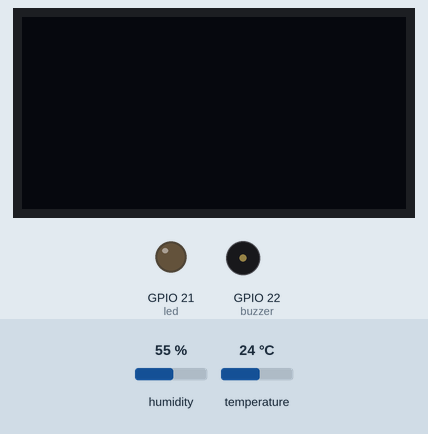
Simulated run of this sketch. Board: ESP32. Shown: 128×64 one-colour display, output pins drawn as LEDs (lit = HIGH), buzzer (waves = sounding, pin HIGH). The test bench sets the inputs (shaded band); at power-on: temperature 24 °C, humidity 55 %. WiFi joins after 1.5 s; servers stay silent unless stated; what the sketch prints to the serial monitor is not drawn.

Above: at 5.2 s.
5.3 s: temperature set to 24.6 °C
At 15.2 s:
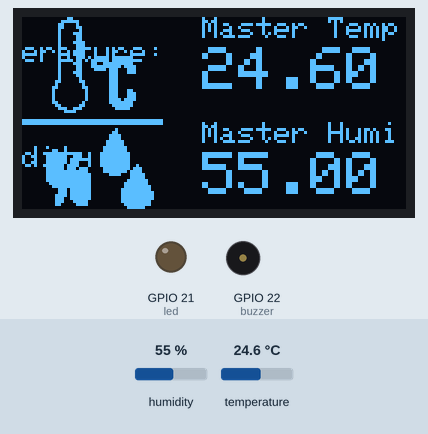
15.5 s: temperature set to 25.9 °C
At 25.2 s:
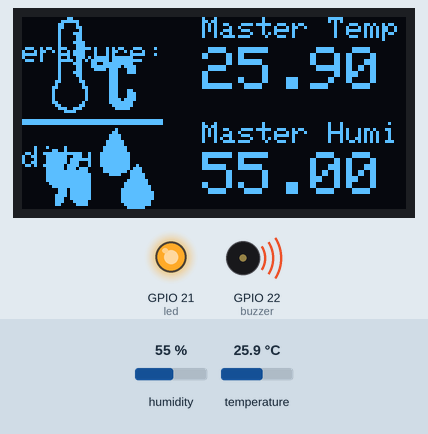
25.5 s: humidity set to 22 %
At 34.4 s:
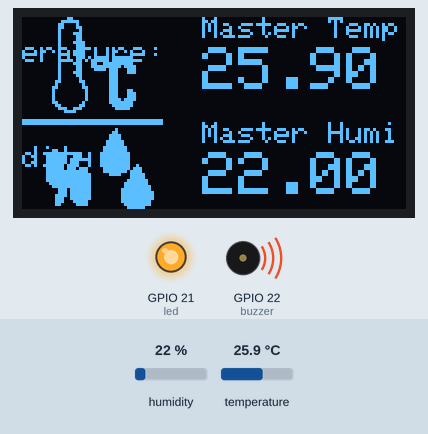
37.0 s: humidity set to 40 %
At 44.5 s:
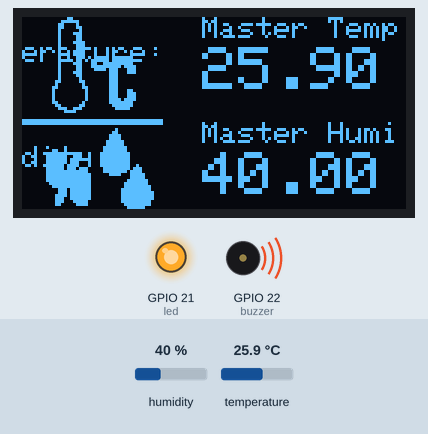
Timing chart, 0 to 46.0 s (numbered marks = the images above; inputs shaded):
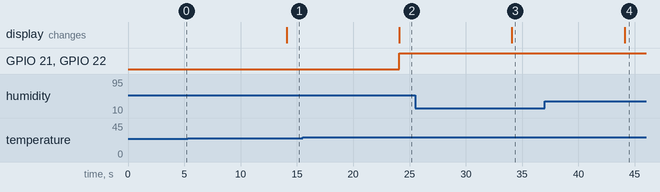

The sketch:

Ricovi_ESP32_Temperature_Humidity_MasterReceiver.ino
```cpp
/*
--------------------------------------------------------------------------------Ricovi---------------------------------------------------------------------------------------------------------

                                                                ESP32 Temperature & Humidity Master Receiver Module
-----------------------------------------------------------------------------------------------------------------------------------------------------------------------------------------------
*/

#include <esp_now.h>
#include <WiFi.h>
#include <ESPAsyncWebServer.h>
#include <Arduino_JSON.h>
#include <Adafruit_Sensor.h>
#include <DHT.h>

// ----OLED----
#include <Adafruit_GFX.h>
#include <Adafruit_SSD1306.h>

// Set your Board ID (ESP32 Sender #1 = BOARD_ID 1, ESP32 Sender #2 = BOARD_ID 2, etc)
#define BOARD_ID 0


// ---Buzzer & Led
int led = 21;
int buzzer = 22;

// Digital pin connected to the DHT sensor
#define DHTPIN 4

// ----OLED----
#define SCREEN_WIDTH 128 // OLED display width, in pixels
#define SCREEN_HEIGHT 64 // OLED display height, in pixels

#define OLED_RESET -1
Adafruit_SSD1306 display(OLED_RESET);

// Uncomment the type of sensor in use:
//#define DHTTYPE    DHT11     // DHT 11
#define DHTTYPE    DHT22     // DHT 22 (AM2302)
//#define DHTTYPE    DHT21     // DHT 21 (AM2301)

DHT dht(DHTPIN, DHTTYPE);

// Replace with your network credentials (STATION)
const char* ssid = "REPLACE_WITH_YOUR_SSID";
const char* password = "REPLACE_WITH_YOUR_PASSWORD";

// Structure example to receive data
// Must match the sender structure
typedef struct struct_message {
  int id;
  float temp;
  float hum;
  unsigned int readingId;
} struct_message;

//Create a struct_message called myData
struct_message myData;

struct_message incomingReadings;


unsigned long previousMillis = 0;   // Stores last time temperature was published
const long interval = 10000;        // Interval at which to publish sensor readings

unsigned int readingId = 0;

float readDHTTemperature() {
  // Sensor readings may also be up to 2 seconds 'old' (its a very slow sensor)
  // Read temperature as Celsius (the default)
  float t = dht.readTemperature();
  // Read temperature as Fahrenheit (isFahrenheit = true)
  //float t = dht.readTemperature(true);
  // Check if any reads failed and exit early (to try again).
  if (isnan(t)) {
    Serial.println("Failed to read from DHT sensor!");
    return 0;
  }
  else {
    Serial.println(t);
    return t;
  }
}

float readDHTHumidity() {
  // Sensor readings may also be up to 2 seconds 'old' (its a very slow sensor)
  float h = dht.readHumidity();
  if (isnan(h)) {
    Serial.println("Failed to read from DHT sensor!");
    return 0;
  }
  else {
    Serial.println(h);
    return h;
  }
}

JSONVar board;

AsyncWebServer server(80);
AsyncEventSource events("/events");


void MyData(int id0, float temp0, float hum0, int readingId0)
{
  board["id0"] = id0;
  board["temperature0"] = temp0;
  board["humidity0"] = hum0;
  board["readingId0"] = String(readingId0);

  String jsonString = JSON.stringify(board);
  events.send(jsonString.c_str(), "new_readings", millis());

  Serial.printf("Board ID: %d \n", id0);
  Serial.printf("t value: %4.2f \n", temp0);
  Serial.printf("h value: %4.2f \n", hum0);
  Serial.printf("readingID value: %d \n", readingId0);
  Serial.println();
}


// callback function that will be executed when data is received
void OnDataRecv(const uint8_t * mac_addr, const uint8_t *incomingData, int len) {
  // Copies the sender mac address to a string
  char macStr[18];
  Serial.print("Packet received from: ");
  snprintf(macStr, sizeof(macStr), "%02x:%02x:%02x:%02x:%02x:%02x",
           mac_addr[0], mac_addr[1], mac_addr[2], mac_addr[3], mac_addr[4], mac_addr[5]);
  Serial.println(macStr);
  memcpy(&incomingReadings, incomingData, sizeof(incomingReadings));

  board["id"] = incomingReadings.id;
  board["temperature"] = incomingReadings.temp;
  board["humidity"] = incomingReadings.hum;
  board["readingId"] = String(incomingReadings.readingId);


  String jsonString = JSON.stringify(board);
  events.send(jsonString.c_str(), "new_readings", millis());

  Serial.printf("Board ID %u: %u bytes\n", incomingReadings.id, len);
  Serial.printf("t value: %4.2f \n", incomingReadings.temp);
  Serial.printf("h value: %4.2f \n", incomingReadings.hum);
  Serial.printf("readingID value: %d \n", incomingReadings.readingId);
  Serial.println();
}

const char index_html[] PROGMEM = R"rawliteral(
<!DOCTYPE HTML><html>
<head>
  <title>TEMPERATURE & HUMIDITY DASHBOARD</title>
  <meta name="viewport" content="width=device-width, initial-scale=1">
  <link rel="stylesheet" href="https://use.fontawesome.com/releases/v5.7.2/css/all.css" integrity="sha384-fnmOCqbTlWIlj8LyTjo7mOUStjsKC4pOpQbqyi7RrhN7udi9RwhKkMHpvLbHG9Sr" crossorigin="anonymous">
  <link rel="icon" href="data:,">
  <style>
    html {font-family: Arial; display: inline-block; text-align: center;}
    p {  font-size: 1.2rem;}
    body {  margin: 0;}
    .topnav { overflow: hidden; background-color: #2f4468; color: white; font-size: 1.7rem; }
    .content { padding: 20px; }
    .card { background-color: white; box-shadow: 2px 2px 12px 1px rgba(140,140,140,.5); }
    .cards { max-width: 700px; margin: 0 auto; display: grid; grid-gap: 2rem; grid-template-columns: repeat(auto-fit, minmax(300px, 1fr)); }
    .reading { font-size: 2.8rem; }
    .packet { color: #bebebe; }
    .card.temperature { color: #fd7e14; }
    .card.humidity { color: #1b78e2; }
  </style>
</head>
<body>
  <div class="topnav">
    <h3>ESP-NOW DASHBOARD</h3>
  </div>
  <div class="content">
    <div class="cards">
       <div class="card temperature">
        <h4><i class="fas fa-thermometer-half"></i>MASTER BOARD - TEMPERATURE</h4><p><span class="reading"><span id="t0"></span> &deg;C</span></p><p class="packet">Reading ID: <span id="rt0"></span></p>
      </div>
      <div class="card humidity">
        <h4><i class="fas fa-tint"></i> MASTER BOARD - HUMIDITY</h4><p><span class="reading"><span id="h0"></span> &percnt;</span></p><p class="packet">Reading ID: <span id="rh0"></span></p>
      </div>
      <div class="card temperature">
        <h4><i class="fas fa-thermometer-half"></i> BOARD #1 - TEMPERATURE</h4><p><span class="reading"><span id="t1"></span> &deg;C</span></p><p class="packet">Reading ID: <span id="rt1"></span></p>
      </div>
      <div class="card humidity">
        <h4><i class="fas fa-tint"></i> BOARD #1 - HUMIDITY</h4><p><span class="reading"><span id="h1"></span> &percnt;</span></p><p class="packet">Reading ID: <span id="rh1"></span></p>
      </div>
      <div class="card temperature">
        <h4><i class="fas fa-thermometer-half"></i> BOARD #2 - TEMPERATURE</h4><p><span class="reading"><span id="t2"></span> &deg;C</span></p><p class="packet">Reading ID: <span id="rt2"></span></p>
      </div>
      <div class="card humidity">
        <h4><i class="fas fa-tint"></i> BOARD #2 - HUMIDITY</h4><p><span class="reading"><span id="h2"></span> &percnt;</span></p><p class="packet">Reading ID: <span id="rh2"></span></p>
      </div>
      <div class="card temperature">
        <h4><i class="fas fa-thermometer-half"></i> BOARD #3 - TEMPERATURE</h4><p><span class="reading"><span id="t3"></span> &deg;C</span></p><p class="packet">Reading ID: <span id="rt3"></span></p>
      </div>
      <div class="card humidity">
        <h4><i class="fas fa-tint"></i> BOARD #3 - HUMIDITY</h4><p><span class="reading"><span id="h3"></span> &percnt;</span></p><p class="packet">Reading ID: <span id="rh3"></span></p>
      </div>
    </div>
  </div>
<script>
if (!!window.EventSource) {
 var source = new EventSource('/events');

 source.addEventListener('open', function(e) {
  console.log("Events Connected");
 }, false);
 source.addEventListener('error', function(e) {
  if (e.target.readyState != EventSource.OPEN) {
    console.log("Events Disconnected");
  }
 }, false);

 source.addEventListener('message', function(e) {
  console.log("message", e.data);
 }, false);

 source.addEventListener('new_readings', function(e) {
  console.log("new_readings", e.data);
  var obj = JSON.parse(e.data);
  document.getElementById("t"+obj.id0).innerHTML = obj.temperature0.toFixed(2);
  document.getElementById("h"+obj.id0).innerHTML = obj.humidity0.toFixed(2);
  document.getElementById("rt"+obj.id0).innerHTML = obj.readingId0;
  document.getElementById("rh"+obj.id0).innerHTML = obj.readingId0;
  document.getElementById("t"+obj.id).innerHTML = obj.temperature.toFixed(2);
  document.getElementById("h"+obj.id).innerHTML = obj.humidity.toFixed(2);
  document.getElementById("rt"+obj.id).innerHTML = obj.readingId;
  document.getElementById("rh"+obj.id).innerHTML = obj.readingId;
 }, false);
}
</script>
</body>
</html>)rawliteral";


// 'Blog_Parrot-Neonate-Care_Temp-and-humidity', 128x64px
const unsigned char myBitmap [] PROGMEM = {
  0x00, 0x01, 0x80, 0x00, 0x00, 0x00, 0x00, 0x00, 0x00, 0x00, 0x00, 0x00, 0x00, 0x00, 0x00, 0x00,
  0x00, 0x07, 0xe0, 0x00, 0x00, 0x00, 0x00, 0x00, 0x00, 0x00, 0x00, 0x00, 0x00, 0x00, 0x00, 0x00,
  0x00, 0x0c, 0x20, 0x00, 0x00, 0x00, 0x00, 0x00, 0x00, 0x00, 0x00, 0x00, 0x00, 0x00, 0x00, 0x00,
  0x00, 0x0c, 0x30, 0x00, 0x00, 0x00, 0x00, 0x00, 0x00, 0x00, 0x00, 0x00, 0x00, 0x00, 0x00, 0x00,
  0x00, 0x08, 0x10, 0x00, 0x00, 0x00, 0x00, 0x00, 0x00, 0x00, 0x00, 0x00, 0x00, 0x00, 0x00, 0x00,
  0x00, 0x08, 0x70, 0x00, 0x00, 0x00, 0x00, 0x00, 0x00, 0x00, 0x00, 0x00, 0x00, 0x00, 0x00, 0x00,
  0x00, 0x08, 0x30, 0x00, 0x00, 0x00, 0x00, 0x00, 0x00, 0x00, 0x00, 0x00, 0x00, 0x00, 0x00, 0x00,
  0x00, 0x08, 0x30, 0x00, 0x00, 0x00, 0x00, 0x00, 0x00, 0x00, 0x00, 0x00, 0x00, 0x00, 0x00, 0x00,
  0x00, 0x08, 0x70, 0x00, 0x00, 0x00, 0x00, 0x00, 0x00, 0x00, 0x00, 0x00, 0x00, 0x00, 0x00, 0x00,
  0x00, 0x08, 0x30, 0x00, 0x00, 0x00, 0x00, 0x00, 0x00, 0x00, 0x00, 0x00, 0x00, 0x00, 0x00, 0x00,
  0x00, 0x08, 0x30, 0x00, 0x00, 0x00, 0x00, 0x00, 0x00, 0x00, 0x00, 0x00, 0x00, 0x00, 0x00, 0x00,
  0x00, 0x08, 0x70, 0x00, 0x00, 0x00, 0x00, 0x00, 0x00, 0x00, 0x00, 0x00, 0x00, 0x00, 0x00, 0x00,
  0x00, 0x08, 0x70, 0x00, 0x00, 0x00, 0x00, 0x00, 0x00, 0x00, 0x00, 0x00, 0x00, 0x00, 0x00, 0x00,
  0x00, 0x08, 0x30, 0xe1, 0xf0, 0x00, 0x00, 0x00, 0x00, 0x00, 0x00, 0x00, 0x00, 0x00, 0x00, 0x00,
  0x00, 0x08, 0x31, 0xf3, 0xf8, 0x00, 0x00, 0x00, 0x00, 0x00, 0x00, 0x00, 0x00, 0x00, 0x00, 0x00,
  0x00, 0x08, 0x71, 0x9f, 0xf8, 0x00, 0x00, 0x00, 0x00, 0x00, 0x00, 0x00, 0x00, 0x00, 0x00, 0x00,
  0x00, 0x08, 0x31, 0xff, 0xbc, 0x00, 0x00, 0x00, 0x00, 0x00, 0x00, 0x00, 0x00, 0x00, 0x00, 0x00,
  0x00, 0x08, 0x30, 0xf7, 0x1c, 0x00, 0x00, 0x00, 0x00, 0x00, 0x00, 0x00, 0x00, 0x00, 0x00, 0x00,
  0x00, 0x08, 0x70, 0x07, 0x1c, 0x00, 0x00, 0x00, 0x00, 0x00, 0x00, 0x00, 0x00, 0x00, 0x00, 0x00,
  0x00, 0x08, 0x30, 0x07, 0x00, 0x00, 0x00, 0x00, 0x00, 0x00, 0x00, 0x00, 0x00, 0x00, 0x00, 0x00,
  0x00, 0x08, 0x10, 0x07, 0x00, 0x00, 0x00, 0x00, 0x00, 0x00, 0x00, 0x00, 0x00, 0x00, 0x00, 0x00,
  0x00, 0x18, 0x18, 0x07, 0x00, 0x00, 0x00, 0x00, 0x00, 0x00, 0x00, 0x00, 0x00, 0x00, 0x00, 0x00,
  0x00, 0x10, 0x08, 0x07, 0x00, 0x00, 0x00, 0x00, 0x00, 0x00, 0x00, 0x00, 0x00, 0x00, 0x00, 0x00,
  0x00, 0x30, 0x0c, 0x07, 0x00, 0x00, 0x00, 0x00, 0x00, 0x00, 0x00, 0x00, 0x00, 0x00, 0x00, 0x00,
  0x00, 0x20, 0x04, 0x07, 0x18, 0x00, 0x00, 0x00, 0x00, 0x00, 0x00, 0x00, 0x00, 0x00, 0x00, 0x00,
  0x00, 0x20, 0x04, 0x07, 0x1c, 0x00, 0x00, 0x00, 0x00, 0x00, 0x00, 0x00, 0x00, 0x00, 0x00, 0x00,
  0x00, 0x20, 0x04, 0x07, 0x1c, 0x00, 0x00, 0x00, 0x00, 0x00, 0x00, 0x00, 0x00, 0x00, 0x00, 0x00,
  0x00, 0x20, 0x04, 0x07, 0xbc, 0x00, 0x00, 0x00, 0x00, 0x00, 0x00, 0x00, 0x00, 0x00, 0x00, 0x00,
  0x00, 0x30, 0x08, 0x07, 0xf8, 0x00, 0x00, 0x00, 0x00, 0x00, 0x00, 0x00, 0x00, 0x00, 0x00, 0x00,
  0x00, 0x18, 0x18, 0x03, 0xf8, 0x00, 0x00, 0x00, 0x00, 0x00, 0x00, 0x00, 0x00, 0x00, 0x00, 0x00,
  0x00, 0x0e, 0x70, 0x01, 0xf0, 0x00, 0x00, 0x00, 0x00, 0x00, 0x00, 0x00, 0x00, 0x00, 0x00, 0x00,
  0x00, 0x03, 0xc0, 0x00, 0x00, 0x00, 0x00, 0x00, 0x00, 0x00, 0x00, 0x00, 0x00, 0x00, 0x00, 0x00,
  0x00, 0x00, 0x00, 0x00, 0x00, 0x00, 0x00, 0x00, 0x00, 0x00, 0x00, 0x00, 0x00, 0x00, 0x00, 0x00,
  0x00, 0x00, 0x00, 0x00, 0x00, 0x00, 0x00, 0x00, 0x00, 0x00, 0x00, 0x00, 0x00, 0x00, 0x00, 0x00,
  0xff, 0xff, 0xff, 0xff, 0xff, 0xfe, 0x00, 0x00, 0x00, 0x00, 0x00, 0x00, 0x00, 0x00, 0x00, 0x00,
  0xff, 0xff, 0xff, 0xff, 0xff, 0xfe, 0x00, 0x00, 0x00, 0x00, 0x00, 0x00, 0x00, 0x00, 0x00, 0x00,
  0x00, 0x00, 0x00, 0x00, 0x00, 0x00, 0x00, 0x00, 0x00, 0x00, 0x00, 0x00, 0x00, 0x00, 0x00, 0x00,
  0x00, 0x00, 0x00, 0x01, 0x00, 0x00, 0x00, 0x00, 0x00, 0x00, 0x00, 0x00, 0x00, 0x00, 0x00, 0x00,
  0x00, 0x00, 0x00, 0x03, 0x00, 0x00, 0x00, 0x00, 0x00, 0x00, 0x00, 0x00, 0x00, 0x00, 0x00, 0x00,
  0x00, 0x00, 0x00, 0x07, 0x80, 0x00, 0x00, 0x00, 0x00, 0x00, 0x00, 0x00, 0x00, 0x00, 0x00, 0x00,
  0x00, 0x00, 0x00, 0x07, 0x80, 0x00, 0x00, 0x00, 0x00, 0x00, 0x00, 0x00, 0x00, 0x00, 0x00, 0x00,
  0x00, 0x00, 0x00, 0x0f, 0xc0, 0x00, 0x00, 0x00, 0x00, 0x00, 0x00, 0x00, 0x00, 0x00, 0x00, 0x00,
  0x00, 0x00, 0x00, 0x0f, 0xc0, 0x00, 0x00, 0x00, 0x00, 0x00, 0x00, 0x00, 0x00, 0x00, 0x00, 0x00,
  0x00, 0x00, 0x00, 0x1f, 0xe0, 0x00, 0x00, 0x00, 0x00, 0x00, 0x00, 0x00, 0x00, 0x00, 0x00, 0x00,
  0x00, 0x30, 0x00, 0x1f, 0xe0, 0x00, 0x00, 0x00, 0x00, 0x00, 0x00, 0x00, 0x00, 0x00, 0x00, 0x00,
  0x00, 0x7c, 0x70, 0x3f, 0xf0, 0x00, 0x00, 0x00, 0x00, 0x00, 0x00, 0x00, 0x00, 0x00, 0x00, 0x00,
  0x00, 0xfc, 0x70, 0x3f, 0xf0, 0x00, 0x00, 0x00, 0x00, 0x00, 0x00, 0x00, 0x00, 0x00, 0x00, 0x00,
  0x00, 0xfc, 0xe0, 0x3f, 0xf0, 0x00, 0x00, 0x00, 0x00, 0x00, 0x00, 0x00, 0x00, 0x00, 0x00, 0x00,
  0x00, 0xfc, 0xe0, 0x3f, 0xf0, 0x00, 0x00, 0x00, 0x00, 0x00, 0x00, 0x00, 0x00, 0x00, 0x00, 0x00,
  0x00, 0xfd, 0xe0, 0x3f, 0xf2, 0x00, 0x00, 0x00, 0x00, 0x00, 0x00, 0x00, 0x00, 0x00, 0x00, 0x00,
  0x00, 0xfd, 0xc0, 0x1f, 0xf7, 0x00, 0x00, 0x00, 0x00, 0x00, 0x00, 0x00, 0x00, 0x00, 0x00, 0x00,
  0x00, 0xff, 0xfc, 0x1f, 0xef, 0x00, 0x00, 0x00, 0x00, 0x00, 0x00, 0x00, 0x00, 0x00, 0x00, 0x00,
  0x00, 0xff, 0xfe, 0x07, 0x8f, 0x80, 0x00, 0x00, 0x00, 0x00, 0x00, 0x00, 0x00, 0x00, 0x00, 0x00,
  0x00, 0xff, 0xfe, 0x00, 0x0f, 0x80, 0x00, 0x00, 0x00, 0x00, 0x00, 0x00, 0x00, 0x00, 0x00, 0x00,
  0x00, 0xff, 0xfe, 0x00, 0x1f, 0xc0, 0x00, 0x00, 0x00, 0x00, 0x00, 0x00, 0x00, 0x00, 0x00, 0x00,
  0x00, 0x7f, 0xfe, 0x00, 0x3f, 0xc0, 0x00, 0x00, 0x00, 0x00, 0x00, 0x00, 0x00, 0x00, 0x00, 0x00,
  0x00, 0x3f, 0xfe, 0x00, 0x3f, 0xe0, 0x00, 0x00, 0x00, 0x00, 0x00, 0x00, 0x00, 0x00, 0x00, 0x00,
  0x00, 0x0e, 0xfe, 0x00, 0x7f, 0xe0, 0x00, 0x00, 0x00, 0x00, 0x00, 0x00, 0x00, 0x00, 0x00, 0x00,
  0x00, 0x0e, 0xfe, 0x00, 0x7f, 0xf0, 0x00, 0x00, 0x00, 0x00, 0x00, 0x00, 0x00, 0x00, 0x00, 0x00,
  0x00, 0x1e, 0xfe, 0x00, 0x7f, 0xf0, 0x00, 0x00, 0x00, 0x00, 0x00, 0x00, 0x00, 0x00, 0x00, 0x00,
  0x00, 0x1c, 0xfe, 0x00, 0x7f, 0xf0, 0x00, 0x00, 0x00, 0x00, 0x00, 0x00, 0x00, 0x00, 0x00, 0x00,
  0x00, 0x1c, 0x7c, 0x00, 0x7f, 0xe0, 0x00, 0x00, 0x00, 0x00, 0x00, 0x00, 0x00, 0x00, 0x00, 0x00,
  0x00, 0x18, 0x3c, 0x00, 0x3f, 0xe0, 0x00, 0x00, 0x00, 0x00, 0x00, 0x00, 0x00, 0x00, 0x00, 0x00,
  0x00, 0x00, 0x00, 0x00, 0x1f, 0x80, 0x00, 0x00, 0x00, 0x00, 0x00, 0x00, 0x00, 0x00, 0x00, 0x00
};


void setup() {

  // Buzzer & Led
  pinMode(led, OUTPUT);
  pinMode(buzzer, OUTPUT);


  // Initialize Serial Monitor
  Serial.begin(115200);
  dht.begin();

  //----OLED----
  display.begin(SSD1306_SWITCHCAPVCC, 0x3C);
  delay(2000);
  display.clearDisplay();
  display.setTextColor(WHITE);
 display.display();

  // Set the device as a Station and Soft Access Point simultaneously
  WiFi.mode(WIFI_AP_STA);

  // Set device as a Wi-Fi Station
  WiFi.begin(ssid, password);
  while (WiFi.status() != WL_CONNECTED) {
    delay(1000);
    Serial.println("Setting as a Wi-Fi Station..");
  }
  Serial.print("Station IP Address: ");
  Serial.println(WiFi.localIP());
  Serial.print("Wi-Fi Channel: ");
  Serial.println(WiFi.channel());

  // Init ESP-NOW
  if (esp_now_init() != ESP_OK) {
    Serial.println("Error initializing ESP-NOW");
    return;
  }

  // Once ESPNow is successfully Init, we will register for recv CB to
  // get recv packer info
  esp_now_register_recv_cb(OnDataRecv);

  server.on("/", HTTP_GET, [](AsyncWebServerRequest *request){
    request->send_P(200, "text/html", index_html);
  });

  events.onConnect([](AsyncEventSourceClient *client){
    if(client->lastId()){
      Serial.printf("Client reconnected! Last message ID that it got is: %u\n", client->lastId());
    }
    // send event with message "hello!", id current millis
    // and set reconnect delay to 1 second
    client->send("hello!", NULL, millis(), 10000);
  });
  server.addHandler(&events);
  server.begin();
}

void loop() {
  static unsigned long lastEventTime = millis();
  static const unsigned long EVENT_INTERVAL_MS = 5000;
  if ((millis() - lastEventTime) > EVENT_INTERVAL_MS) {
    events.send("ping",NULL,millis());
    lastEventTime = millis();


  unsigned long currentMillis = millis();
  if (currentMillis - previousMillis >= interval) {
    // Save the last time a new reading was published
    previousMillis = currentMillis;
    //Set values to send
    myData.id = BOARD_ID;
    myData.temp = readDHTTemperature();
    myData.hum = readDHTHumidity();
    myData.readingId = readingId++;

    MyData(myData.id, myData.temp, myData.hum, myData.readingId);
  // ----OLED----

  //clear display
  display.clearDisplay();

  // display temperature
  display.setTextSize(1);
  display.setCursor(60,0);
  display.print("Master Temperature: ");
  display.setTextSize(2);
  display.setCursor(60,10);
  display.print(myData.temp);


  // display humidity
  display.setTextSize(1);
  display.setCursor(60, 35);
  display.print("Master Humidity: ");
  display.setTextSize(2);
  display.setCursor(60, 45);
  display.print(myData.hum);


  display.drawBitmap(0, 0, myBitmap, 128, 64, WHITE);
  display.display();

  // Buzzer & Led
  if(myData.temp>25)
  {
  digitalWrite(led, HIGH);
  digitalWrite(buzzer, HIGH);
  }
  else{
  digitalWrite(led, LOW);
  digitalWrite(buzzer, LOW);
  }

  }
  }
}
```

Measured:
- the behaviour switches between 25 and 25.1 °C on temperature (found by bisection; images 1 and 2)
- after the input at 5.3 s, the display: changes after 8.8 s (image 1)
- after the input at 15.5 s, GPIO 21 (led), GPIO 22 (buzzer): LOW → HIGH after 8.6 s; the display: changes after 8.6 s (image 2)
- after the input at 25.5 s, the display: changes after 8.6 s (image 3)
- after the input at 37.0 s, the display: changes after 7.1 s (image 4)
